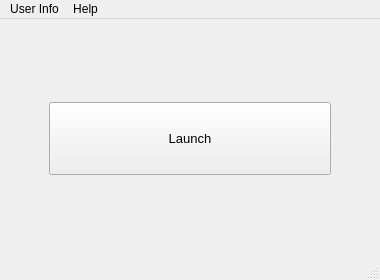
<?xml version="1.0" encoding="UTF-8"?>
<ui version="4.0">
 <class>launcher</class>
 <widget class="QMainWindow" name="launcher">
  <property name="geometry">
   <rect>
    <x>0</x>
    <y>0</y>
    <width>380</width>
    <height>280</height>
   </rect>
  </property>
  <property name="windowTitle">
   <string>Launcher</string>
  </property>
  <widget class="QWidget" name="centralwidget">
   <layout class="QGridLayout" name="gridLayout">
    <item row="1" column="2">
     <spacer name="horizontalSpacer_2">
      <property name="orientation">
       <enum>Qt::Horizontal</enum>
      </property>
      <property name="sizeHint" stdset="0">
       <size>
        <width>40</width>
        <height>20</height>
       </size>
      </property>
     </spacer>
    </item>
    <item row="0" column="1">
     <spacer name="verticalSpacer">
      <property name="orientation">
       <enum>Qt::Vertical</enum>
      </property>
      <property name="sizeHint" stdset="0">
       <size>
        <width>20</width>
        <height>40</height>
       </size>
      </property>
     </spacer>
    </item>
    <item row="1" column="0">
     <spacer name="horizontalSpacer">
      <property name="orientation">
       <enum>Qt::Horizontal</enum>
      </property>
      <property name="sizeHint" stdset="0">
       <size>
        <width>40</width>
        <height>20</height>
       </size>
      </property>
     </spacer>
    </item>
    <item row="1" column="1">
     <widget class="QPushButton" name="pushButton_Launch">
      <property name="sizePolicy">
       <sizepolicy hsizetype="Minimum" vsizetype="Expanding">
        <horstretch>20</horstretch>
        <verstretch>0</verstretch>
       </sizepolicy>
      </property>
      <property name="font">
       <font>
        <pointsize>10</pointsize>
       </font>
      </property>
      <property name="text">
       <string>Launch</string>
      </property>
     </widget>
    </item>
    <item row="2" column="1">
     <spacer name="verticalSpacer_2">
      <property name="orientation">
       <enum>Qt::Vertical</enum>
      </property>
      <property name="sizeHint" stdset="0">
       <size>
        <width>20</width>
        <height>40</height>
       </size>
      </property>
     </spacer>
    </item>
   </layout>
  </widget>
  <widget class="QMenuBar" name="menubar">
   <property name="geometry">
    <rect>
     <x>0</x>
     <y>0</y>
     <width>380</width>
     <height>21</height>
    </rect>
   </property>
   <widget class="QMenu" name="menu">
    <property name="title">
     <string>User Info</string>
    </property>
    <addaction name="action_userinfo"/>
    <addaction name="action_edit_userinfo"/>
    <addaction name="actionLogout"/>
   </widget>
   <widget class="QMenu" name="menuHelp">
    <property name="title">
     <string>Help</string>
    </property>
    <addaction name="actionGo_to_User_Manual"/>
    <addaction name="actionMorai"/>
   </widget>
   <addaction name="menu"/>
   <addaction name="menuHelp"/>
  </widget>
  <widget class="QStatusBar" name="statusbar"/>
  <action name="action_userinfo">
   <property name="icon">
    <iconset>
     <normaloff>:/icon/user.png</normaloff>:/icon/user.png</iconset>
   </property>
   <property name="text">
    <string>View Profile</string>
   </property>
   <property name="iconVisibleInMenu">
    <bool>true</bool>
   </property>
  </action>
  <action name="action_edit_userinfo">
   <property name="text">
    <string>Edit Profile</string>
   </property>
  </action>
  <action name="actionGo_to_User_Manual">
   <property name="text">
    <string>User Manual</string>
   </property>
  </action>
  <action name="actionMorai">
   <property name="text">
    <string>Morai</string>
   </property>
  </action>
  <action name="actionLogout">
   <property name="text">
    <string>Logout</string>
   </property>
  </action>  
 </widget>
 <resources/>
 <connections/>
</ui>
